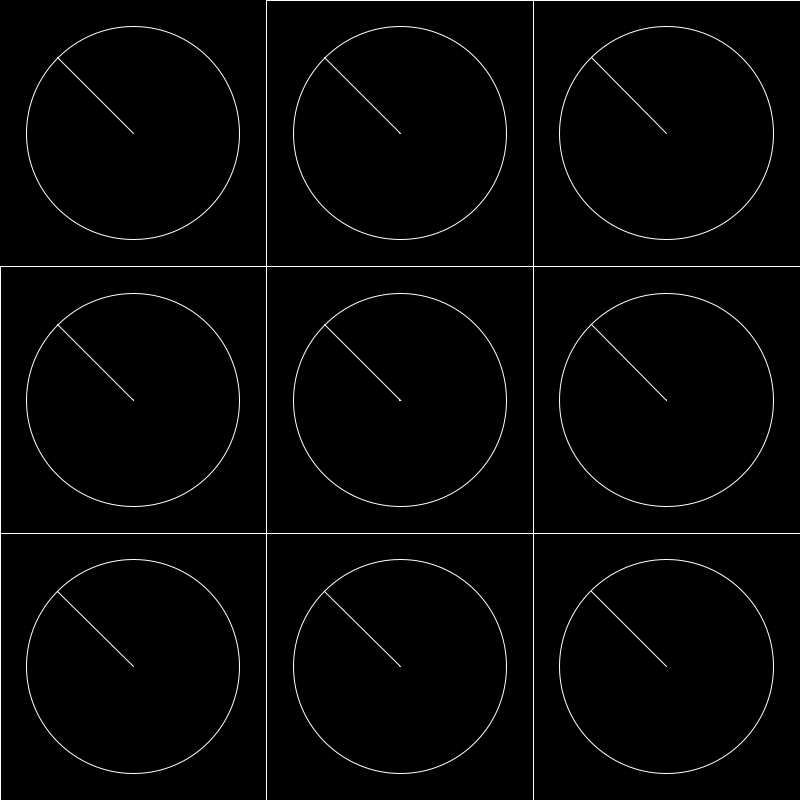
Frame 1 (no input)
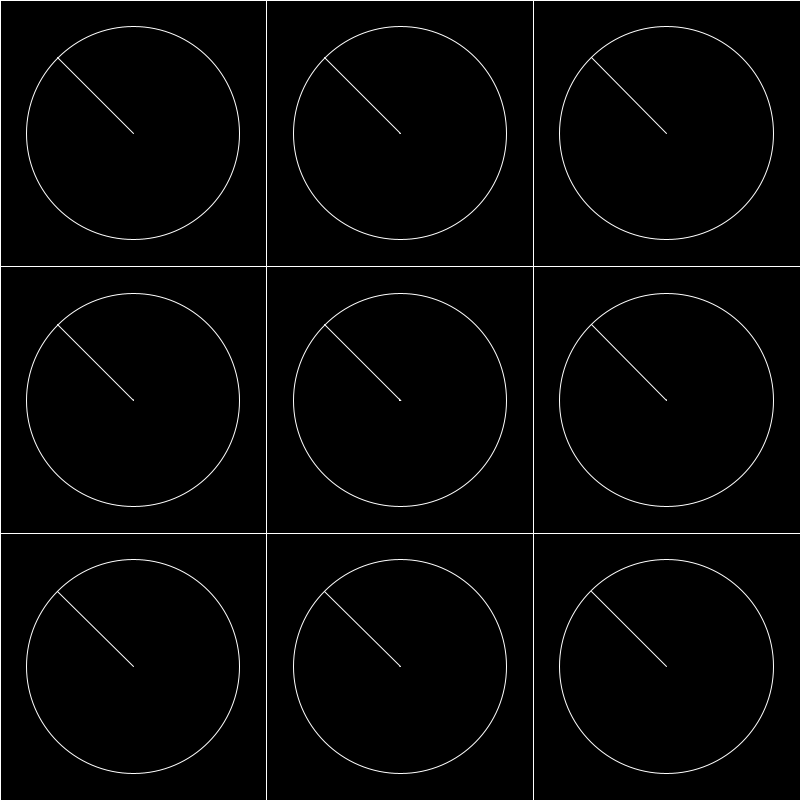
Frame 60 (the mouse pressed at the canvas centre just before this capture)
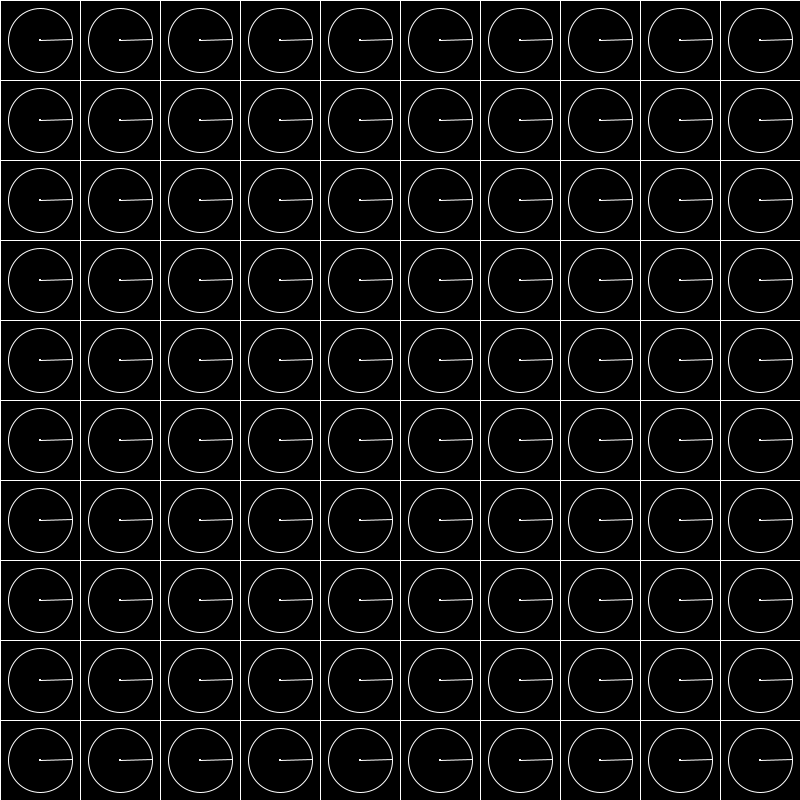
Frame 120 (the mouse held since frame 60 and released just before this capture)

The Processing sketch that drew these frames (run headless with seeded random() and noise(); from frame 60 on, the mouse is pressed at the canvas centre):

// Processing sketch: forAndRandomness
// ── forAndRandomness.pde
//마우스 위치따라 최소 3에서 16타일로 채운다
float centerX, centerY;
int tileNum;
int randomSeed = 0;
float noiseMult = 0.1;

void setup() {
  size(800,800);
  centerX = width * 0.5;
  centerY = height * 0.5;
  noiseMult = min(width, height);
  noiseMult *= 0.5;
  noiseMult *= 3 / 4.0;
  noFill();
}

void draw() {
  noiseSeed(randomSeed);
  randomSeed(randomSeed);
  background(0);
  tileNum = int(map(mouseX, 0, width, 3, 16 + 1));
  noiseMult = pow(10, map(mouseY, 0, height, -1, -4));
  float tileSize = width / float(tileNum);
  for(int row = 0; row < tileNum; row++) {
    for(int col = 0; col < tileNum; col++) {
    float rectX = tileSize * col;
    float rectY = tileSize * row;
    float centerX = rectX + tileSize * 0.5;
    float centerY = rectY + tileSize * 0.5;
    //mouseY = noiseSeed(1);
    float randomVal = random(1);
    float noiseVal = noise(centerX, centerY);
    fill(0);
    rect(rectX, rectY, tileSize, tileSize);
    fill(0 + randomVal);
    fill(0 * noiseVal);
    noFill();
    stroke(255);
    circle(centerX, centerY, tileSize * 0.8);
    pushMatrix();
    translate(centerX, centerY);
    //rotate(radians(360 * noiseVal));
    rotate(atan2(mouseY - height * 0.5, mouseX - width * 0.5));
    beginShape();
    for (int n = 0; n < tileNum; n++) {
      float angle = -90 + 360 / tileNum * n;
      float x = noiseMult * cos(radians(angle));
      float y = noiseMult * sin(radians(angle));
      vertex(x, y);
  }
    line(0, 0, tileSize * 0.8 * 0.5, -noiseMult);
    endShape(CLOSE);
    popMatrix();
    }
  }
}
